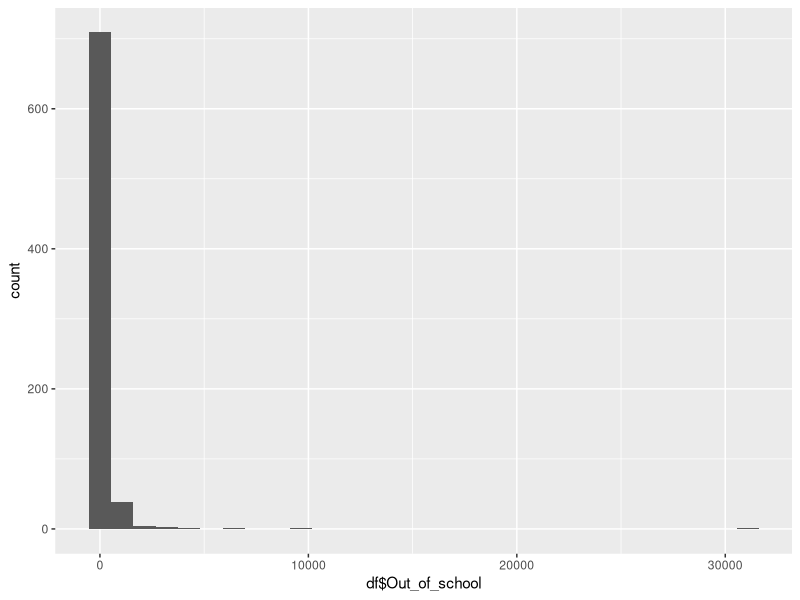
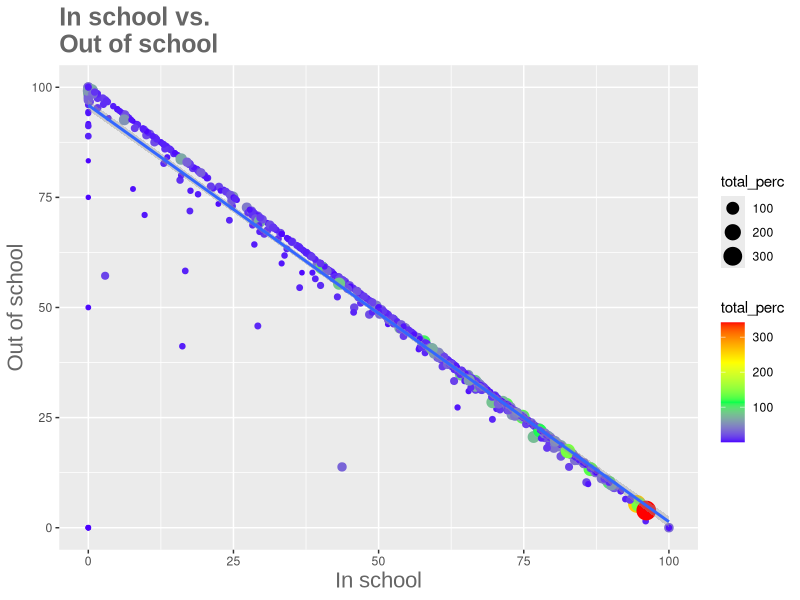
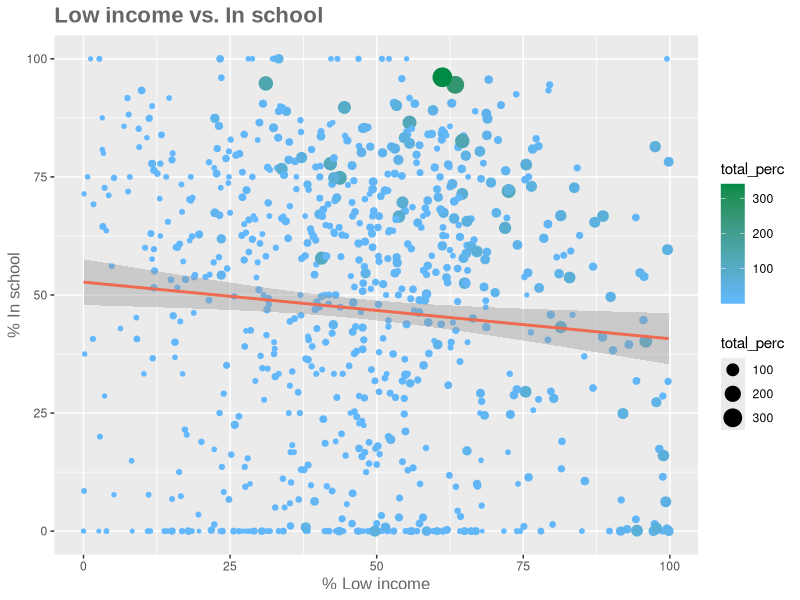
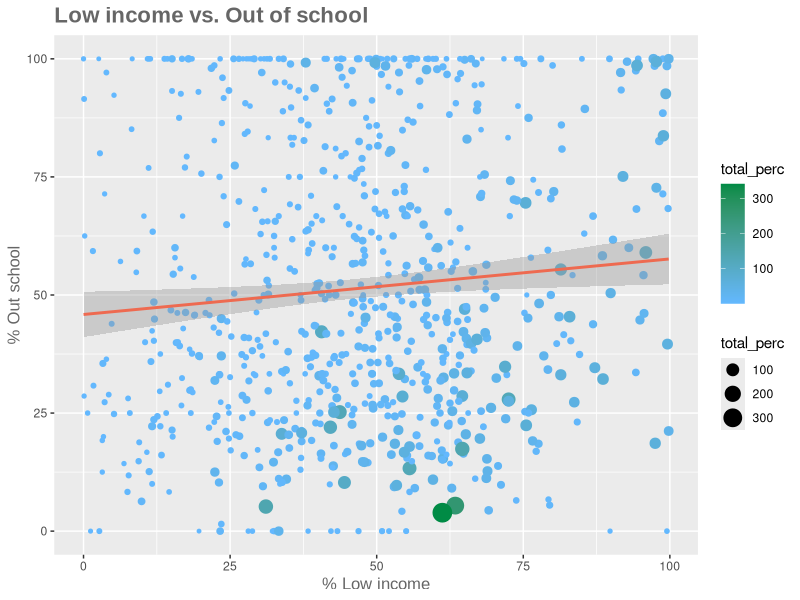
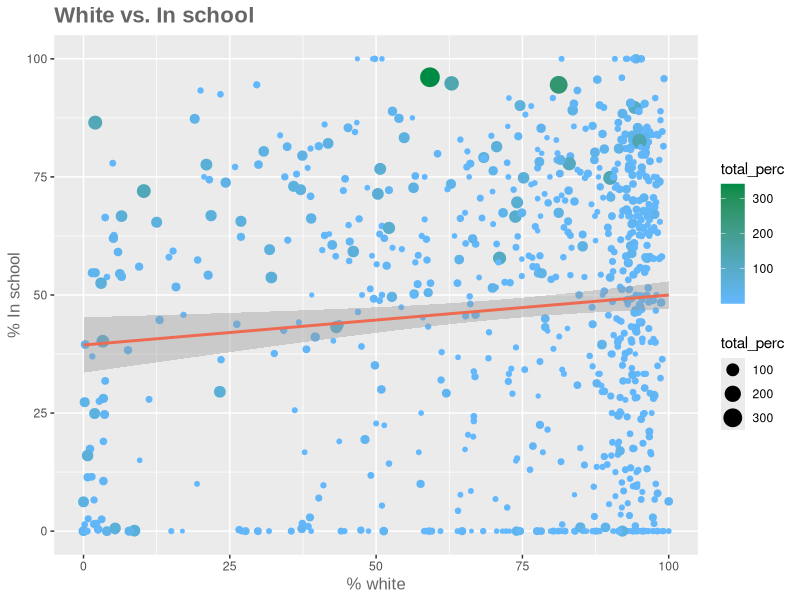
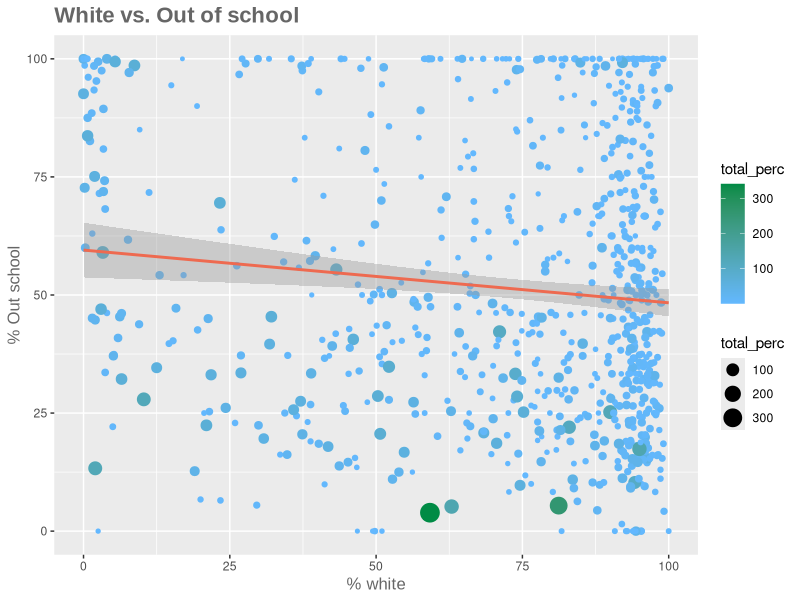
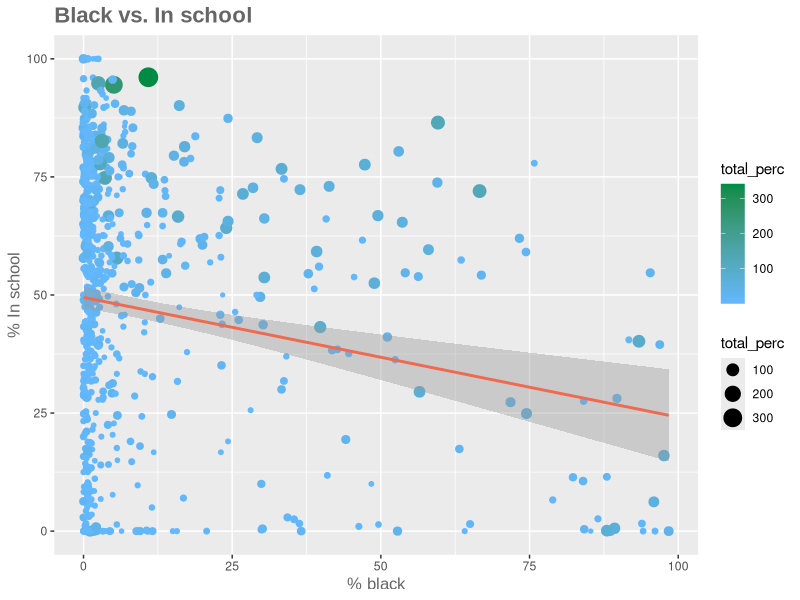
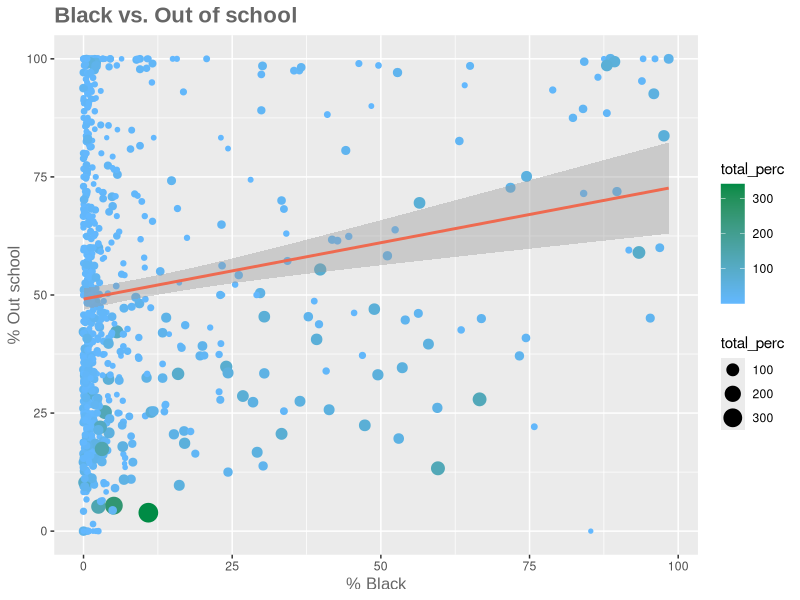

The R script that drew these images, in order:
#getwd()
setwd("/Users/jeff/Desktop/R stats/projects/discipline")
getwd()

#install.packages("svglite")
#turns on ggplot2 and svglite
library(ggplot2)
library(svglite)

disc = read.csv("2015Discipline.csv", header = T, strip.white = T, sep=",")
#View(disc)
dem = read.csv("DistsDemographics.csv", header = T, strip.white = T, sep=",")
#str(disc)
colnames(disc)[1] = "distID"
enroll = read.csv("distEnroll.csv", header = T, strip.white = T, sep=",")

# join demographics and enrollment numbers for districts
dfdem = merge( dem,
            enroll,
            by = "distID",
            all.x = TRUE)

# Join the demographics with discipline numbers
df = merge( dfdem,
           disc,
           by = "distID",
           all.x = TRUE)

# drops an extra column
df$District.y = NULL # drops a column from a dataframe
#View(df)

# Creates a column to show cases as percent of district enrollment
df["total_perc"] = NA
df$total_perc = round ( ( (df$total / df$distEnroll) * 100 ), digits = 1)
#View(df)

#write.csv(df, file = "df.csv", row.names=FALSE, na="")

# get summary stats of final dataframe
summary(df)

View(df)

ggplot(data=df, aes(df$Out_of_school)) + geom_histogram()


# Here's a scatter with regression/confidence, 
# using a color range (top.colors) with three colors
# also uses \n to break the title into multiple lines
ggplot(df, aes(x=df$IS_perc, y=df$OOS_perc)) + 
  geom_point( aes(size=total_perc, colour = total_perc ) ) + 
  scale_colour_gradient(high = "red", low = topo.colors(3)) + 
  geom_smooth(method=lm ) + 
  ggtitle("In school vs. \nOut of school") +
  labs(x="In school",y="Out of school") + 
  theme(plot.title = element_text(family = "Arial", color="#666666", face="bold", size=18, hjust=0)) + 
  theme(axis.title = element_text(family = "Arial", color="#666666", size=16)) 
ggsave(filename="inVout.svg", plot = last_plot(), device = "svg", width=6, height=4)
ggsave(filename="inVout.png", plot = last_plot(), device = "png", width=5, height=3.5, dpi = 150)

# perc In school vs low income
ggplot( df, aes( x=df$lowInc_district, y=df$IS_perc ) ) + 
  geom_point( aes(size=total_perc, colour = total_perc ) ) + 
  scale_colour_gradient(high = "springgreen4", low = "steelblue1") + 
  geom_smooth( method=lm, color="coral2" ) + 
  ggtitle("Low income vs. In school") +
  labs(x="% Low income",y="% In school") + 
  theme(plot.title = element_text(family = "Arial", color="#666666", face="bold", size=16, hjust=0)) + 
  theme(axis.title = element_text(family = "Arial", color="#666666", size=12)) 
ggsave(filename="lowVin.svg", plot = last_plot(), device = "svg", width=6, height=4)
ggsave(filename="lowVin.png", plot = last_plot(), device = "png", width=5, height=3.5, dpi = 150)

#colors() #get color names

# perc out school vs low income
ggplot( df, aes( x=df$lowInc_district, y=df$OOS_perc ) ) + 
  geom_point( aes(size=total_perc, colour = total_perc ) ) + 
  scale_colour_gradient(high = "springgreen4", low = "steelblue1") + 
  geom_smooth( method=lm, color="coral2" ) + 
  ggtitle("Low income vs. Out of school") +
  labs(x="% Low income",y="% Out school") + 
  theme(plot.title = element_text(family = "Arial", color="#666666", face="bold", size=16, hjust=0)) + 
  theme(axis.title = element_text(family = "Arial", color="#666666", size=12)) 
ggsave(filename="lowVout.png", plot = last_plot(), device = "png", width=5, height=3.5, dpi = 150)


# perc in school vs white
ggplot( df, aes( x=df$white_district, y=df$IS_perc ) ) + 
  geom_point( aes(size=total_perc, colour = total_perc ) ) + 
  scale_colour_gradient(high = "springgreen4", low = "steelblue1") + 
  geom_smooth( method=lm, color="coral2" ) + 
  ggtitle("White vs. In school") +
  labs(x="% white",y="% In school") + 
  theme(plot.title = element_text(family = "Arial", color="#666666", face="bold", size=16, hjust=0)) + 
  theme(axis.title = element_text(family = "Arial", color="#666666", size=12)) 
ggsave(filename="whiteVin.png", plot = last_plot(), device = "png", width=5, height=3.5, dpi = 150)


# perc out school vs white
ggplot( df, aes( x=df$white_district, y=df$OOS_perc ) ) + 
  geom_point( aes(size=total_perc, colour = total_perc ) ) + 
  scale_colour_gradient(high = "springgreen4", low = "steelblue1") + 
  geom_smooth( method=lm, color="coral2" ) + 
  ggtitle("White vs. Out of school") +
  labs(x="% white",y="% Out school") + 
  theme(plot.title = element_text(family = "Arial", color="#666666", face="bold", size=16, hjust=0)) + 
  theme(axis.title = element_text(family = "Arial", color="#666666", size=12)) 
ggsave(filename="whiteVout.png", plot = last_plot(), device = "png", width=5, height=3.5, dpi = 150)


# perc in school vs black
ggplot( df, aes( x=df$black_district, y=df$IS_perc ) ) + 
  geom_point( aes(size=total_perc, colour = total_perc ) ) + 
  scale_colour_gradient(high = "springgreen4", low = "steelblue1") + 
  geom_smooth( method=lm, color="coral2" ) + 
  ggtitle("Black vs. In school") +
  labs(x="% black",y="% In school") + 
  theme(plot.title = element_text(family = "Arial", color="#666666", face="bold", size=16, hjust=0)) + 
  theme(axis.title = element_text(family = "Arial", color="#666666", size=12)) 
ggsave(filename="blackVin.png", plot = last_plot(), device = "png", width=5, height=3.5, dpi = 150)


# perc out school vs black
ggplot( df, aes( x=df$black_district, y=df$OOS_perc ) ) + 
  geom_point( aes(size=total_perc, colour = total_perc ) ) + 
  scale_colour_gradient(high = "springgreen4", low = "steelblue1") + 
  geom_smooth( method=lm, color="coral2" ) + 
  ggtitle("Black vs. Out of school") +
  labs(x="% Black",y="% Out school") + 
  theme(plot.title = element_text(family = "Arial", color="#666666", face="bold", size=16, hjust=0)) + 
  theme(axis.title = element_text(family = "Arial", color="#666666", size=12)) 
ggsave(filename="blackVout.png", plot = last_plot(), device = "png", width=5, height=3.5, dpi = 150)


# perc in school vs hispanic
ggplot( df, aes( x=df$hispanic_district, y=df$IS_perc ) ) + 
  geom_point( aes(size=total_perc, colour = total_perc ) ) + 
  scale_colour_gradient(high = "springgreen4", low = "steelblue1") + 
  geom_smooth( method=lm, color="coral2" ) + 
  ggtitle("Hispanic vs. In school") +
  labs(x="% hispanic",y="% In school") + 
  theme(plot.title = element_text(family = "Arial", color="#666666", face="bold", size=16, hjust=0)) + 
  theme(axis.title = element_text(family = "Arial", color="#666666", size=12)) 
ggsave(filename="hispVin.png", plot = last_plot(), device = "png", width=5, height=3.5, dpi = 150)


# perc out school vs hispanic
ggplot( df, aes( x=df$hispanic_district, y=df$OOS_perc ) ) + 
  geom_point( aes(size=total_perc, colour = total_perc ) ) + 
  scale_colour_gradient(high = "springgreen4", low = "steelblue1") + 
  geom_smooth( method=lm, color="coral2" ) + 
  ggtitle("Hispanic vs. Out of school") +
  labs(x="% Hispanic",y="% Out school") + 
  theme(plot.title = element_text(family = "Arial", color="#666666", face="bold", size=16, hjust=0)) + 
  theme(axis.title = element_text(family = "Arial", color="#666666", size=12)) 
ggsave(filename="hispVout.png", plot = last_plot(), device = "png", width=5, height=3.5, dpi = 150)


dhdists = read.csv("DHdists.csv", colClasses=c(rep("factor",2)))
View(dhdists)

dhdf = merge( dhdists,
            df,
            by = "distID",
            all.x = TRUE)

write.csv(dhdf, file = "dhdf.csv", row.names=FALSE, na="")

View(dhdf)

# Here's a scatter with regression/confidence
ggplot(dhdf, aes(x=dhdf$IS_perc, y=dhdf$OOS_perc)) + 
  geom_point( aes(size=total_perc, colour = total_perc ) ) + 
  scale_colour_gradient(high = "springgreen4", low = "steelblue1") + 
  geom_smooth( method=lm, color="coral2" ) + 
  ggtitle("DH In school vs. Out of school") +
  labs(x="% In school",y="% Out school") + 
  theme(plot.title = element_text(family = "Arial", color="#666666", face="bold", size=16, hjust=0)) + 
  theme(axis.title = element_text(family = "Arial", color="#666666", size=12)) 
ggsave(filename="DHinVout.png", plot = last_plot(), device = "png", width=5, height=3.5, dpi = 150)


# perc In school vs low income
ggplot( dhdf, aes( x=dhdf$lowInc_district, y=dhdf$IS_perc ) ) + 
  geom_point( aes(size=total_perc, colour = total_perc ) ) + 
  scale_colour_gradient(high = "springgreen4", low = "steelblue1") + 
  geom_smooth( method=lm, color="coral2" ) + 
  ggtitle("DH low income vs. In school") +
  labs(x="% low income",y="% In school") + 
  theme(plot.title = element_text(family = "Arial", color="#666666", face="bold", size=16, hjust=0)) + 
  theme(axis.title = element_text(family = "Arial", color="#666666", size=12)) 
ggsave(filename="DHlowVin.png", plot = last_plot(), device = "png", width=5, height=3.5, dpi = 150)


# perc out school vs low income
ggplot( dhdf, aes( x=dhdf$lowInc_district, y=dhdf$OOS_perc ) ) + 
  geom_point( aes(size=total_perc, colour = total_perc ) ) + 
  scale_colour_gradient(high = "springgreen4", low = "steelblue1") + 
  geom_smooth( method=lm, color="coral2" ) + 
  ggtitle("DH low income vs. Out of school") +
  labs(x="% low income",y="% Out school") + 
  theme(plot.title = element_text(family = "Arial", color="#666666", face="bold", size=16, hjust=0)) + 
  theme(axis.title = element_text(family = "Arial", color="#666666", size=12)) 
ggsave(filename="DHlowVout.png", plot = last_plot(), device = "png", width=5, height=3.5, dpi = 150)


# perc in school vs white
ggplot( dhdf, aes( x=dhdf$white_district, y=dhdf$IS_perc ) ) + 
  geom_point( aes(size=total_perc, colour = total_perc ) ) + 
  scale_colour_gradient(high = "springgreen4", low = "steelblue1") + 
  geom_smooth( method=lm, color="coral2" ) + 
  ggtitle("DH white vs. In school") +
  labs(x="% white",y="% In school") + 
  theme(plot.title = element_text(family = "Arial", color="#666666", face="bold", size=16, hjust=0)) + 
  theme(axis.title = element_text(family = "Arial", color="#666666", size=12)) 
ggsave(filename="DHwhiteVin.png", plot = last_plot(), device = "png", width=5, height=3.5, dpi = 150)


# perc out school vs white
ggplot( dhdf, aes( x=dhdf$white_district, y=dhdf$OOS_perc ) ) + 
  geom_point( aes(size=total_perc, colour = total_perc ) ) + 
  scale_colour_gradient(high = "springgreen4", low = "steelblue1") + 
  geom_smooth( method=lm, color="coral2" ) + 
  ggtitle("DH white vs. Out of school") +
  labs(x="% white",y="% Out school") + 
  theme(plot.title = element_text(family = "Arial", color="#666666", face="bold", size=16, hjust=0)) + 
  theme(axis.title = element_text(family = "Arial", color="#666666", size=12)) 
ggsave(filename="DHwhiteVout.png", plot = last_plot(), device = "png", width=5, height=3.5, dpi = 150)


# perc in school vs black
ggplot( dhdf, aes( x=dhdf$black_district, y=dhdf$IS_perc ) ) + 
  geom_point( aes(size=total_perc, colour = total_perc ) ) + 
  scale_colour_gradient(high = "springgreen4", low = "steelblue1") + 
  geom_smooth( method=lm, color="coral2" ) + 
  ggtitle("DH black vs. In school") +
  labs(x="% black",y="% In school") + 
  theme(plot.title = element_text(family = "Arial", color="#666666", face="bold", size=16, hjust=0)) + 
  theme(axis.title = element_text(family = "Arial", color="#666666", size=12)) 
ggsave(filename="DHblackVin.png", plot = last_plot(), device = "png", width=5, height=3.5, dpi = 150)


# perc out school vs black
ggplot( dhdf, aes( x=dhdf$black_district, y=dhdf$OOS_perc ) ) + 
  geom_point( aes(size=total_perc, colour = total_perc ) ) + 
  scale_colour_gradient(high = "springgreen4", low = "steelblue1") + 
  geom_smooth( method=lm, color="coral2" ) + 
  ggtitle("DH black vs. Out of school") +
  labs(x="% black",y="% Out of school") + 
  theme(plot.title = element_text(family = "Arial", color="#666666", face="bold", size=16, hjust=0)) + 
  theme(axis.title = element_text(family = "Arial", color="#666666", size=12)) 
ggsave(filename="DHblackVout.png", plot = last_plot(), device = "png", width=5, height=3.5, dpi = 150)

# perc in school vs hispanic
ggplot( dhdf, aes( x=dhdf$hispanic_district, y=dhdf$IS_perc ) ) + 
  geom_point( aes(size=total_perc, colour = total_perc ) ) + 
  scale_colour_gradient(high = "springgreen4", low = "steelblue1") + 
  geom_smooth( method=lm, color="coral2" ) + 
  ggtitle("DH hispanic vs. In school") +
  labs(x="% hispanic",y="% In school") + 
  theme(plot.title = element_text(family = "Arial", color="#666666", face="bold", size=16, hjust=0)) + 
  theme(axis.title = element_text(family = "Arial", color="#666666", size=12)) 
ggsave(filename="DHhispVin.png", plot = last_plot(), device = "png", width=5, height=3.5, dpi = 150)

# perc out school vs hispanic
ggplot( dhdf, aes( x=dhdf$hispanic_district, y=dhdf$OOS_perc ) ) + 
  geom_point( aes(size=total_perc, colour = total_perc ) ) + 
  scale_colour_gradient(high = "springgreen4", low = "steelblue1") + 
  geom_smooth( method=lm, color="coral2" ) + 
  ggtitle("DH hispanic vs. Out of school") +
  labs(x="% hispanic",y="% Out of school") + 
  theme(plot.title = element_text(family = "Arial", color="#666666", face="bold", size=16, hjust=0)) + 
  theme(axis.title = element_text(family = "Arial", color="#666666", size=12)) 
ggsave(filename="DHhispVout.png", plot = last_plot(), device = "png", width=5, height=3.5, dpi = 150)

# Creates a column to add up black, hispanic and multi
dhdf["test_district"] = NA
dhdf$test_district =  dhdf$hispanic_district + dhdf$black_district + dhdf$multi_district
#View(dhdf)

# perc in school vs test sum
ggplot( dhdf, aes( x=dhdf$test_district, y=dhdf$IS_perc ) ) + 
  geom_point( aes(size=total_perc, colour = total_perc ) ) + 
  scale_colour_gradient(high = "springgreen4", low = "steelblue1") + 
  geom_smooth( method=lm, color="coral2" ) + 
  ggtitle("DH non white/asian vs. In school") +
  labs(x="% non white/asian",y="% In school") + 
  theme(plot.title = element_text(family = "Arial", color="#666666", face="bold", size=16, hjust=0)) + 
  theme(axis.title = element_text(family = "Arial", color="#666666", size=12)) 
ggsave(filename="DHnonVin.png", plot = last_plot(), device = "png", width=5, height=3.5, dpi = 150)

# perc out school vs test sum
ggplot( dhdf, aes( x=dhdf$test_district, y=dhdf$OOS_perc ) ) + 
  geom_point( aes(size=total_perc, colour = total_perc ) ) + 
  scale_colour_gradient(high = "springgreen4", low = "steelblue1") + 
  geom_smooth( method=lm, color="coral2" ) + 
  ggtitle("DH non white/asian vs. Out of school") +
  labs(x="% non white/asian",y="% Out of school") + 
  theme(plot.title = element_text(family = "Arial", color="#666666", face="bold", size=16, hjust=0)) + 
  theme(axis.title = element_text(family = "Arial", color="#666666", size=12)) 
ggsave(filename="DHnonVout.png", plot = last_plot(), device = "png", width=5, height=3.5, dpi = 150)
